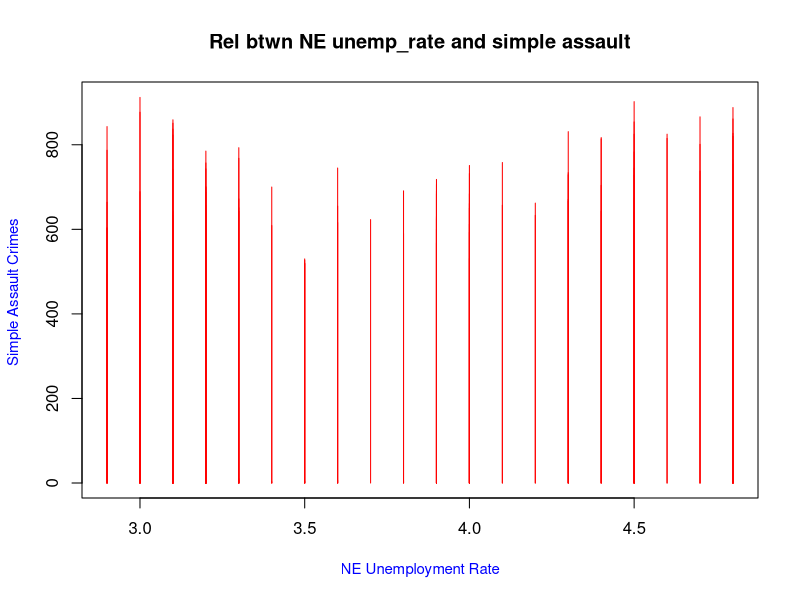
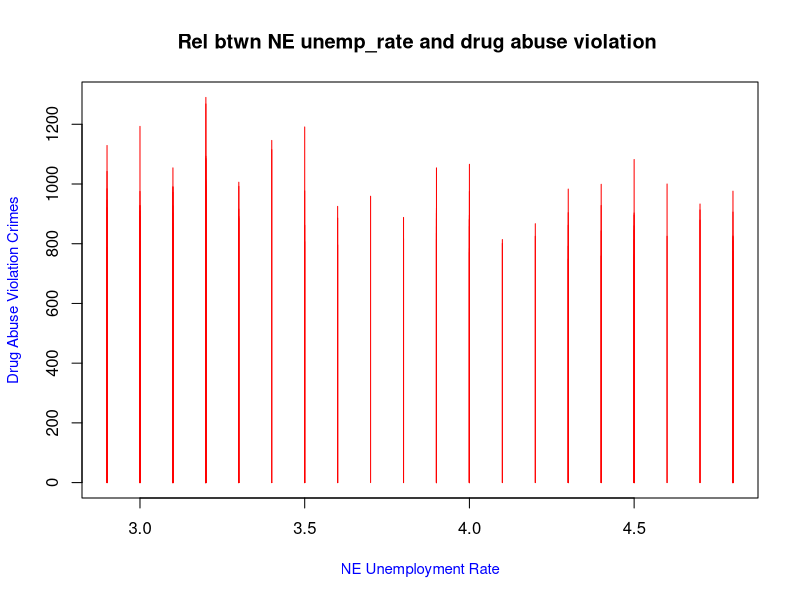
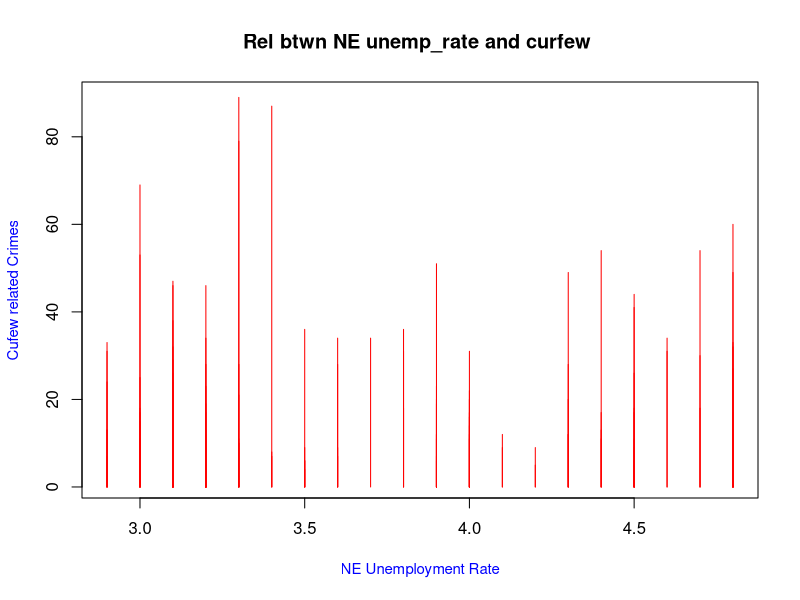

Generate these figures, in order, with R:
## ---- chunk 1
d <- read.csv("test.csv")
## ---- chunk 2
plot(d$NE_Unemployment_Rate, d$Crime_Simple_Assault, type='h', main="Rel btwn NE unemp_rate and simple assault",col="red", xlab="NE Unemployment Rate", ylab="Simple Assault Crimes ", col.lab="blue", cex=3, cex.lab=0.90)  
## ---- chunk 3
plot(d$NE_Unemployment_Rate, d$Crime_Drug_Abuse_Violations, type='h', main="Rel btwn NE unemp_rate and drug abuse violation ",col="red", xlab="NE Unemployment Rate", ylab="Drug Abuse Violation Crimes", col.lab="blue", cex=3, cex.lab=0.90)
## ---- chunk 4
plot(d$NE_Unemployment_Rate, d$Crime_Curfew, type='h', main="Rel btwn NE unemp_rate and curfew ",col="red", xlab="NE Unemployment Rate", ylab="Cufew related Crimes", col.lab="blue", cex=3, cex.lab=0.90)
